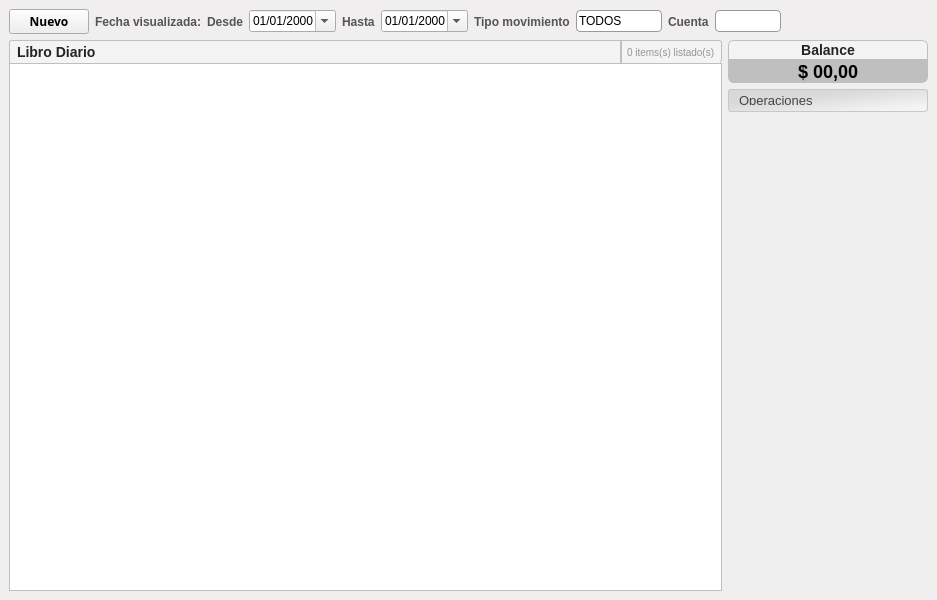
<?xml version="1.0" encoding="UTF-8"?>
<ui version="4.0">
 <class>MainWindow</class>
 <widget class="QMainWindow" name="MainWindow">
  <property name="geometry">
   <rect>
    <x>0</x>
    <y>0</y>
    <width>937</width>
    <height>600</height>
   </rect>
  </property>
  <property name="windowTitle">
   <string>MainWindow</string>
  </property>
  <property name="styleSheet">
   <string notr="true">QMainWindow{
background-color:#F0EEEE ;

border-top-left-radius: 6px 6px;
border-top-right-radius: 6px 6px;
border-bottom-right-radius: 6px 6px;
border-bottom-left-radius: 6px 6px;
}

QComboBox {
border: 1px solid #999999; 
border-radius: 4px;
padding: 2px 2px 2px 2px;
min-width: 6em;
}

QComboBox::down-arrow {
image: url(:newPrefix/arrow_down.png);
height: 10px;
}
QComboBox:editable {
background: white;
border-radius: 0px;
}
QComboBox::drop-down { border-style: none}

QLabel{color:rgb(85, 85, 85);font:bold;font-family: Ubuntu, Helvetica, sans-serif;}</string>
  </property>
  <widget class="QWidget" name="centralwidget">
   <layout class="QVBoxLayout" name="verticalLayout_4">
    <item>
     <layout class="QHBoxLayout" name="horizontalLayout">
      <item>
       <widget class="QPushButton" name="btAgregar">
        <property name="sizePolicy">
         <sizepolicy hsizetype="Preferred" vsizetype="Fixed">
          <horstretch>0</horstretch>
          <verstretch>0</verstretch>
         </sizepolicy>
        </property>
        <property name="minimumSize">
         <size>
          <width>80</width>
          <height>0</height>
         </size>
        </property>
        <property name="font">
         <font>
          <family>Ubuntu,Helvetica,sans-serif</family>
          <weight>75</weight>
          <bold>true</bold>
         </font>
        </property>
        <property name="cursor">
         <cursorShape>PointingHandCursor</cursorShape>
        </property>
        <property name="text">
         <string>Nuevo</string>
        </property>
       </widget>
      </item>
      <item>
       <layout class="QHBoxLayout" name="horizontalLayout_9">
        <item>
         <widget class="QLabel" name="label_8">
          <property name="text">
           <string>Fecha visualizada:</string>
          </property>
         </widget>
        </item>
        <item>
         <widget class="QLabel" name="label">
          <property name="text">
           <string>Desde</string>
          </property>
         </widget>
        </item>
        <item>
         <widget class="QDateEdit" name="deFechaMostradaDesde">
          <property name="displayFormat">
           <string>dd/MM/yyyy</string>
          </property>
          <property name="calendarPopup">
           <bool>true</bool>
          </property>
         </widget>
        </item>
        <item>
         <widget class="QLabel" name="label_2">
          <property name="text">
           <string>Hasta</string>
          </property>
         </widget>
        </item>
        <item>
         <widget class="QDateEdit" name="deFechaMostradaHasta">
          <property name="displayFormat">
           <string>dd/MM/yyyy</string>
          </property>
          <property name="calendarPopup">
           <bool>true</bool>
          </property>
         </widget>
        </item>
       </layout>
      </item>
      <item>
       <layout class="QHBoxLayout" name="horizontalLayout_8">
        <item>
         <widget class="QLabel" name="label_7">
          <property name="styleSheet">
           <string notr="true"/>
          </property>
          <property name="text">
           <string>Tipo movimiento</string>
          </property>
         </widget>
        </item>
        <item>
         <widget class="QComboBox" name="cbTipoMovimiento">
          <item>
           <property name="text">
            <string>TODOS</string>
           </property>
          </item>
          <item>
           <property name="text">
            <string>INGRESOS</string>
           </property>
          </item>
          <item>
           <property name="text">
            <string>EGRESOS</string>
           </property>
          </item>
         </widget>
        </item>
       </layout>
      </item>
      <item>
       <layout class="QHBoxLayout" name="horizontalLayout_7">
        <item>
         <widget class="QLabel" name="label_6">
          <property name="text">
           <string>Cuenta</string>
          </property>
         </widget>
        </item>
        <item>
         <widget class="QComboBox" name="cbCuentas"/>
        </item>
        <item>
         <spacer name="horizontalSpacer_2">
          <property name="orientation">
           <enum>Qt::Horizontal</enum>
          </property>
          <property name="sizeHint" stdset="0">
           <size>
            <width>40</width>
            <height>20</height>
           </size>
          </property>
         </spacer>
        </item>
       </layout>
      </item>
     </layout>
    </item>
    <item>
     <layout class="QHBoxLayout" name="horizontalLayout_2" stretch="4,1">
      <item>
       <layout class="QVBoxLayout" name="verticalLayout_3">
        <property name="spacing">
         <number>0</number>
        </property>
        <item>
         <layout class="QHBoxLayout" name="horizontalLayout_5" stretch="4">
          <property name="spacing">
           <number>6</number>
          </property>
          <item>
           <layout class="QHBoxLayout" name="horizontalLayout_4">
            <property name="spacing">
             <number>0</number>
            </property>
            <item>
             <widget class="QLabel" name="lbTitulo">
              <property name="sizePolicy">
               <sizepolicy hsizetype="Expanding" vsizetype="Minimum">
                <horstretch>0</horstretch>
                <verstretch>0</verstretch>
               </sizepolicy>
              </property>
              <property name="minimumSize">
               <size>
                <width>42</width>
                <height>0</height>
               </size>
              </property>
              <property name="styleSheet">
               <string notr="true">QLabel {
color: #252424;
background-color:rgb(244, 244, 244);

padding:3px;
font: bold 14px;
font-family: Ubuntu, Helvetica, sans-serif;
border: 1px solid #BFBFBF;

border-bottom: 0px solid white;
border-top-left-radius: 3px ;
border-top-right-radius: 0px solid white;
border-bottom-right-radius: 0px ;

}</string>
              </property>
              <property name="text">
               <string>Libro Diario</string>
              </property>
             </widget>
            </item>
            <item>
             <widget class="QLabel" name="lbCantidadItems">
              <property name="sizePolicy">
               <sizepolicy hsizetype="Preferred" vsizetype="Preferred">
                <horstretch>0</horstretch>
                <verstretch>0</verstretch>
               </sizepolicy>
              </property>
              <property name="minimumSize">
               <size>
                <width>42</width>
                <height>0</height>
               </size>
              </property>
              <property name="styleSheet">
               <string notr="true">QLabel {
color: rgb(147, 147, 147);
background-color:rgb(244, 244, 244);

padding:3px;
font: 10px;
font-family: Ubuntu, Helvetica, sans-serif;
border: 1px solid #BFBFBF;

border-top-left-radius: 0px solid rgb(244, 244, 244);
border-top-right-radius: 3px;
border-bottom-right-radius: 3px;
border-bottom-left-radius: 0px;
border-bottom: 0px solid white;
}</string>
              </property>
              <property name="text">
               <string>0 items(s) listado(s)</string>
              </property>
             </widget>
            </item>
           </layout>
          </item>
         </layout>
        </item>
        <item>
         <widget class="QTableWidget" name="twDatos">
          <property name="font">
           <font>
            <family>Ubuntu,Helvetica,sans-serif</family>
           </font>
          </property>
          <property name="styleSheet">
           <string notr="true">QHeaderView::section {
border-radius: 3px;
padding: 2px 4px 2px 4px;

/* Fuente */
color: #3A3939;
text-align: left;
font-family: Ubuntu, Helvetica, sans-serif;

background-color:rgb(244, 244, 244);
/*qlineargradient(spread:reflect, x1:1, y1:1, x2:1, y2:0, stop:0 rgba(240, 240, 240, 255), stop:0.509174 rgba(250, 250, 250, 255), stop:0.963303 rgba(255, 255, 255, 255));*/
/* Bordes */
border-bottom: 1px solid #E3E3E3;
border-top: 1px solid #FFFFFF;
padding:6px;
border-top-left-radius: 0px;

}

QTableWidget{
font-family: Ubuntu, Helvetica, sans-serif;
/*font-size: 12px;*/
text-align: left;

border: 1px solid #BFBFBF;

}</string>
          </property>
          <property name="frameShape">
           <enum>QFrame::Box</enum>
          </property>
          <property name="lineWidth">
           <number>0</number>
          </property>
          <property name="editTriggers">
           <set>QAbstractItemView::AnyKeyPressed</set>
          </property>
          <property name="alternatingRowColors">
           <bool>true</bool>
          </property>
          <property name="selectionMode">
           <enum>QAbstractItemView::SingleSelection</enum>
          </property>
          <property name="selectionBehavior">
           <enum>QAbstractItemView::SelectRows</enum>
          </property>
          <property name="textElideMode">
           <enum>Qt::ElideLeft</enum>
          </property>
          <property name="verticalScrollMode">
           <enum>QAbstractItemView::ScrollPerItem</enum>
          </property>
          <property name="horizontalScrollMode">
           <enum>QAbstractItemView::ScrollPerItem</enum>
          </property>
          <property name="showGrid">
           <bool>true</bool>
          </property>
          <property name="gridStyle">
           <enum>Qt::NoPen</enum>
          </property>
          <property name="sortingEnabled">
           <bool>true</bool>
          </property>
          <property name="wordWrap">
           <bool>true</bool>
          </property>
          <property name="cornerButtonEnabled">
           <bool>false</bool>
          </property>
          <attribute name="horizontalHeaderVisible">
           <bool>true</bool>
          </attribute>
          <attribute name="horizontalHeaderHighlightSections">
           <bool>true</bool>
          </attribute>
          <attribute name="horizontalHeaderShowSortIndicator" stdset="0">
           <bool>true</bool>
          </attribute>
          <attribute name="horizontalHeaderStretchLastSection">
           <bool>true</bool>
          </attribute>
          <attribute name="verticalHeaderVisible">
           <bool>false</bool>
          </attribute>
          <attribute name="verticalHeaderCascadingSectionResizes">
           <bool>true</bool>
          </attribute>
          <attribute name="verticalHeaderDefaultSectionSize">
           <number>24</number>
          </attribute>
          <attribute name="verticalHeaderHighlightSections">
           <bool>false</bool>
          </attribute>
          <attribute name="verticalHeaderShowSortIndicator" stdset="0">
           <bool>false</bool>
          </attribute>
          <attribute name="verticalHeaderStretchLastSection">
           <bool>false</bool>
          </attribute>
          <attribute name="verticalHeaderVisible">
           <bool>false</bool>
          </attribute>
          <attribute name="horizontalHeaderShowSortIndicator" stdset="0">
           <bool>true</bool>
          </attribute>
          <attribute name="verticalHeaderDefaultSectionSize">
           <number>24</number>
          </attribute>
          <attribute name="horizontalHeaderStretchLastSection">
           <bool>true</bool>
          </attribute>
          <attribute name="horizontalHeaderVisible">
           <bool>true</bool>
          </attribute>
          <attribute name="verticalHeaderCascadingSectionResizes">
           <bool>true</bool>
          </attribute>
          <attribute name="verticalHeaderShowSortIndicator" stdset="0">
           <bool>false</bool>
          </attribute>
          <attribute name="horizontalHeaderHighlightSections">
           <bool>true</bool>
          </attribute>
          <attribute name="verticalHeaderHighlightSections">
           <bool>false</bool>
          </attribute>
          <attribute name="verticalHeaderStretchLastSection">
           <bool>false</bool>
          </attribute>
         </widget>
        </item>
       </layout>
      </item>
      <item>
       <layout class="QVBoxLayout" name="verticalLayout_2">
        <item>
         <layout class="QVBoxLayout" name="verticalLayout">
          <property name="spacing">
           <number>0</number>
          </property>
          <item>
           <widget class="QLabel" name="lbTitulo_2">
            <property name="sizePolicy">
             <sizepolicy hsizetype="Preferred" vsizetype="Minimum">
              <horstretch>0</horstretch>
              <verstretch>0</verstretch>
             </sizepolicy>
            </property>
            <property name="minimumSize">
             <size>
              <width>100</width>
              <height>0</height>
             </size>
            </property>
            <property name="styleSheet">
             <string notr="true">QLabel {
color: #252424;
background-color:rgb(244, 244, 244);

padding:1px;
font: bold 14px;
font-family: Ubuntu, Helvetica, sans-serif;
border: 1px solid #BFBFBF;


border-top-left-radius: 6px;
border-top-right-radius: 6px;
border-bottom-left-radius: 0px ;
border-bottom-right-radius: 0px ;
}</string>
            </property>
            <property name="text">
             <string>Balance</string>
            </property>
            <property name="alignment">
             <set>Qt::AlignCenter</set>
            </property>
           </widget>
          </item>
          <item>
           <widget class="QLabel" name="lbBalance">
            <property name="sizePolicy">
             <sizepolicy hsizetype="Preferred" vsizetype="Minimum">
              <horstretch>0</horstretch>
              <verstretch>0</verstretch>
             </sizepolicy>
            </property>
            <property name="minimumSize">
             <size>
              <width>200</width>
              <height>0</height>
             </size>
            </property>
            <property name="styleSheet">
             <string notr="true">QLabel {
color: black;
background-color: #BFBFBF;
font: bold 18px;
font-family: Ubuntu, Helvetica, sans-serif;
border: 1px solid #BFBFBF;
border-top-left-radius: 0px;border-top-right-radius: 0px;border-bottom-right-radius: 6px;border-bottom-left-radius: 6px;
}</string>
            </property>
            <property name="text">
             <string>$ 00,00</string>
            </property>
            <property name="alignment">
             <set>Qt::AlignCenter</set>
            </property>
           </widget>
          </item>
         </layout>
        </item>
        <item>
         <widget class="QToolBox" name="toolBox">
          <property name="sizePolicy">
           <sizepolicy hsizetype="Preferred" vsizetype="Expanding">
            <horstretch>0</horstretch>
            <verstretch>0</verstretch>
           </sizepolicy>
          </property>
          <property name="font">
           <font>
            <pointsize>10</pointsize>
           </font>
          </property>
          <property name="styleSheet">
           <string notr="true">QToolBox::tab {
color:rgb(68, 68, 68);
background-color: qlineargradient(spread:reflect, x1:0.195, y1:0.176136, x2:1, y2:1, stop:0.195238 rgba(217, 217, 217, 255), stop:0.842857 rgba(244, 244, 244, 255));
border: 1px solid rgb(199, 199, 199);
border-radius: 3px;
padding:6px;
}
</string>
          </property>
          <widget class="QWidget" name="widget">
           <property name="geometry">
            <rect>
             <x>0</x>
             <y>0</y>
             <width>202</width>
             <height>453</height>
            </rect>
           </property>
           <attribute name="label">
            <string>Operaciones </string>
           </attribute>
           <layout class="QVBoxLayout" name="verticalLayout_6">
            <item>
             <spacer name="verticalSpacer_2">
              <property name="orientation">
               <enum>Qt::Vertical</enum>
              </property>
              <property name="sizeHint" stdset="0">
               <size>
                <width>20</width>
                <height>382</height>
               </size>
              </property>
             </spacer>
            </item>
           </layout>
          </widget>
         </widget>
        </item>
       </layout>
      </item>
     </layout>
    </item>
   </layout>
  </widget>
 </widget>
 <resources>
  <include location="images_rc/images.qrc"/>
 </resources>
 <connections/>
</ui>
